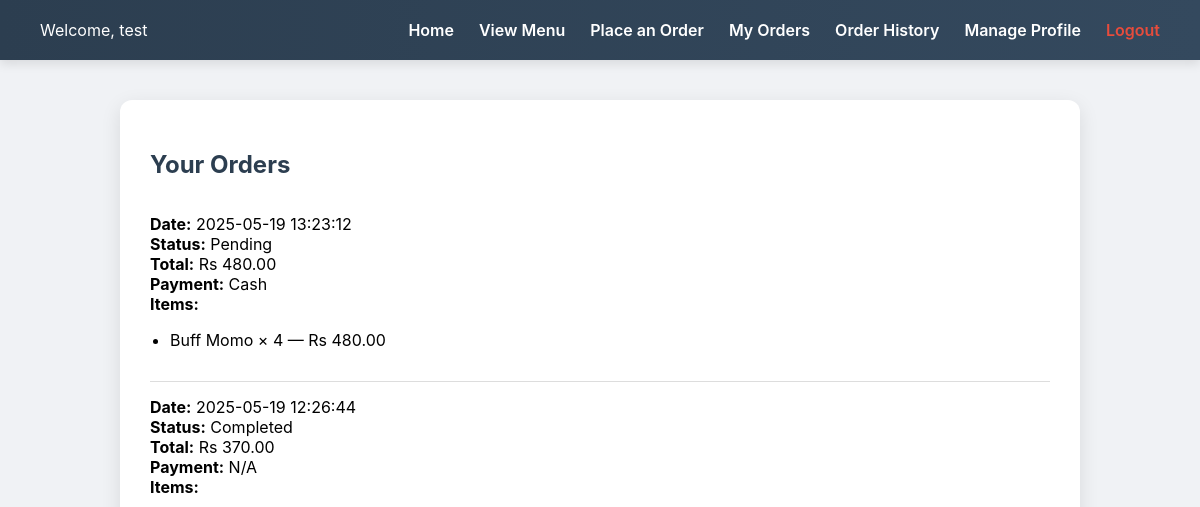
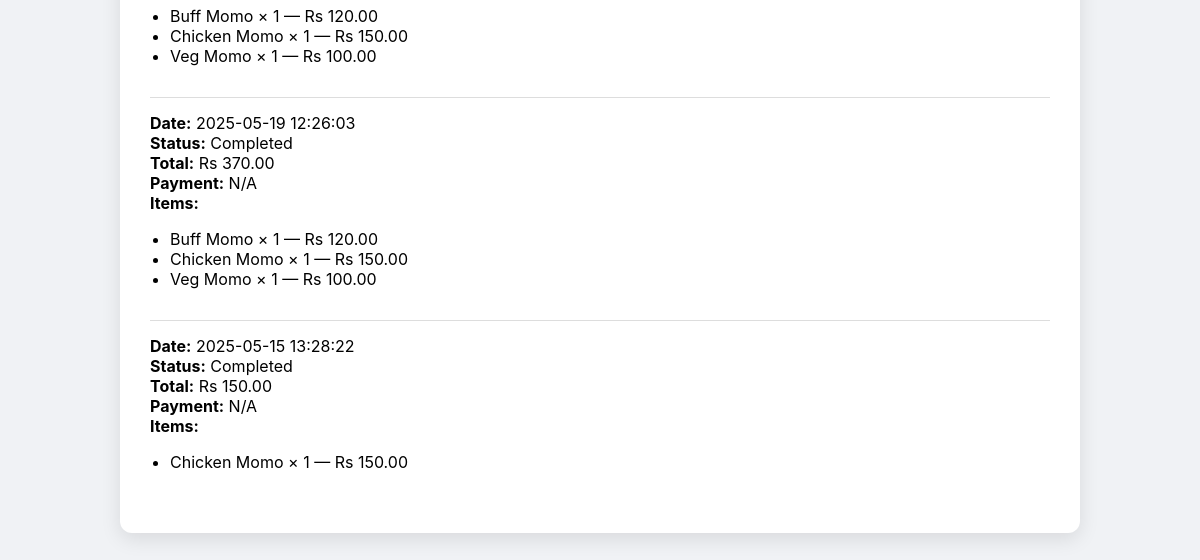
/my_orders.php (signed in), run on an earlier commit of the app's database (2 pictures, top to bottom).
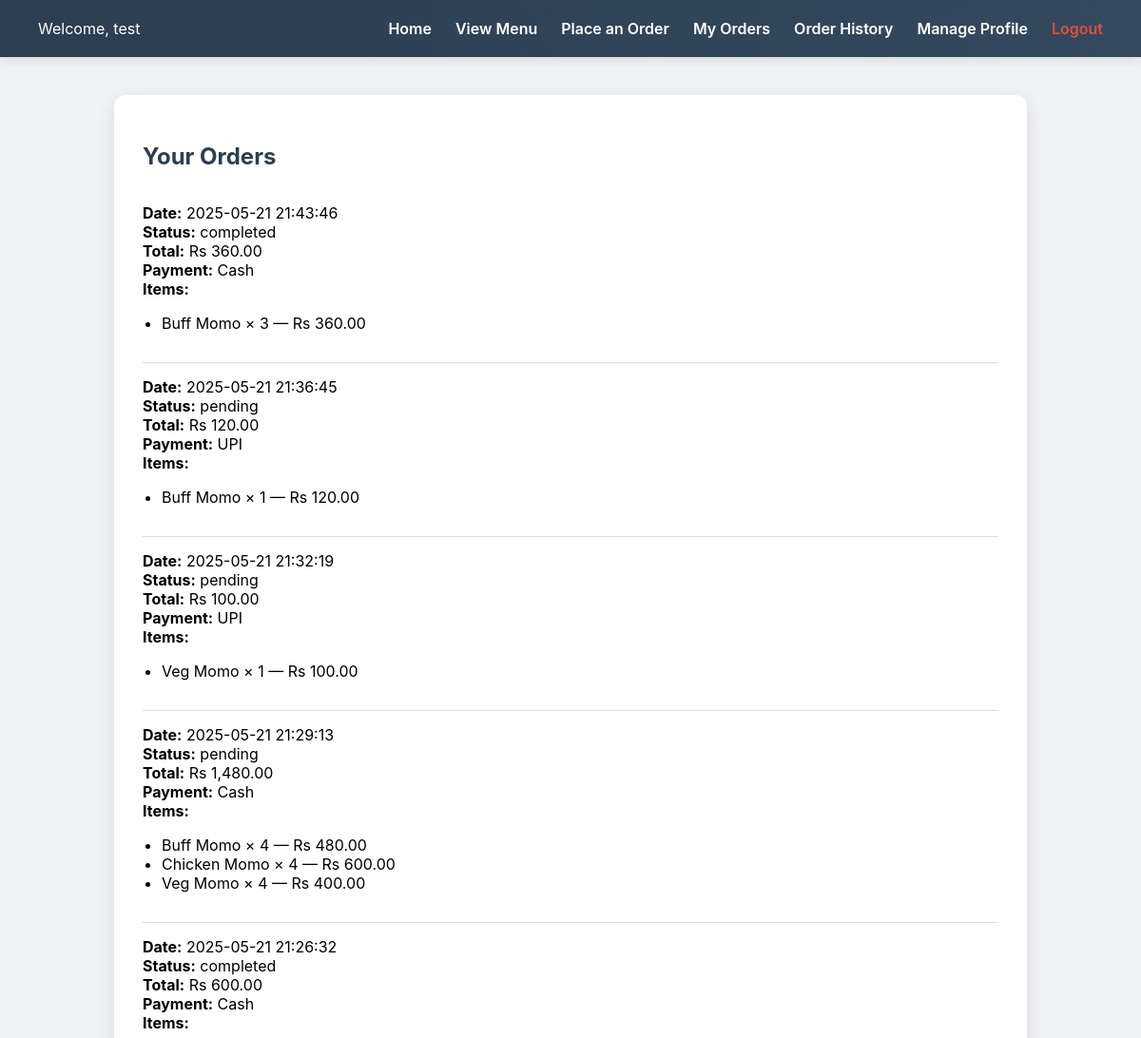
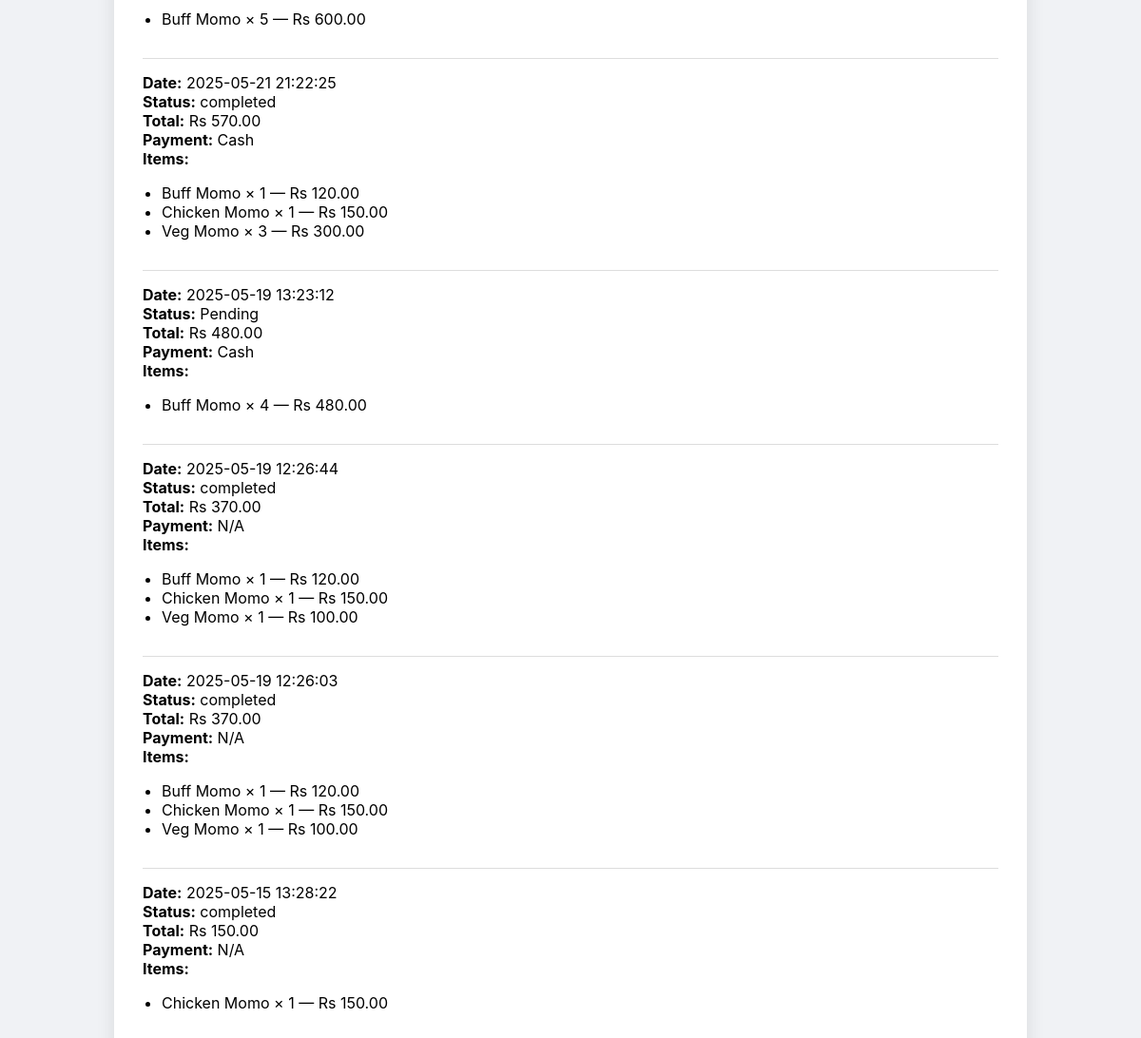
And on a later commit of the database (2 pictures, top to bottom).
### tables this page shows
CREATE TABLE `orders` (
  `id` int(11) NOT NULL,
  `user_id` int(11) DEFAULT NULL,
  `order_date` datetime DEFAULT current_timestamp(),
  `order_details` text DEFAULT NULL,
  `total` decimal(10,2) NOT NULL,
  `status` varchar(50) DEFAULT NULL,
  `assigned_staff_id` int(11) DEFAULT NULL,
  `payment_method` varchar(50) DEFAULT NULL
);

### my_orders.php (the view, shortened to what this page needs)
<?php
include 'db_connect.php';
$userId = $_SESSION['user_id'];
try {
    $stmt = $conn->prepare("SELECT * FROM orders WHERE user_id = :uid ORDER BY order_date DESC");
    $stmt->execute([':uid' => $userId]);
    $orders = $stmt->fetchAll(PDO::FETCH_ASSOC);
} catch (PDOException $e) {
    die("Database error: " . $e->getMessage());
}
?>
<!DOCTYPE html>
<html lang="en">
<head>
</head>
<body>
<div class="navbar">
    <div>Welcome, <?= htmlspecialchars($_SESSION['username']) ?></div>
    <div>
        <ul>
            <li><a href="user_dashboard.php">Home</a></li>
            <li><a href="menu.php">View Menu</a></li>
            <li><a href="order_menu.php">Place an Order</a></li>
            <li><a href="my_orders.php">My Orders</a></li>
            <li><a href="order_history.php">Order History</a></li>
            <li><a href="profile.php">Manage Profile</a></li>
            <li><a class="logout" href="logout.php">Logout</a></li>
        </ul>
    </div>
</div>
<div class="container">
    <h2>Your Orders</h2>
    <?php if (count($orders) === 0): ?>
        <p>No orders found.</p>
    <?php else: ?>
        <?php foreach ($orders as $order): ?>
            <div class="order">
                <div><strong>Date:</strong> <?= htmlspecialchars($order['order_date']) ?></div>
                <div><strong>Status:</strong> <span class="order-status"><?= htmlspecialchars($order['status']) ?></span></div>
                <div><strong>Total:</strong> Rs <?= number_format($order['total'], 2) ?></div>
                <div><strong>Payment:</strong> <?= htmlspecialchars($order['payment_method'] ?? 'N/A') ?></div>
                <div><strong>Items:</strong></div>
                <ul class="items">
                    <?php
                    $items = json_decode($order['order_details'], true);
                    if (is_array($items)) {
                        foreach ($items as $item) {
                            echo "<li>" . htmlspecialchars($item['name']) . " × " . intval($item['quantity']) . " — Rs " . number_format($item['subtotal'], 2) . "</li>";
                        }
                    } else {
                        echo "<li>No items found</li>";
                    }
                    ?>
                </ul>
            </div>
        <?php endforeach; ?>
    <?php endif; ?>
</div>
</body>
</html>

What changed in the data, as far as the page shows it:
added orders: order_date "2025-05-21 21:43:46", status "completed", total "360.00", payment_method "Cash", name "Buff Momo", quantity "3", subtotal "360.00", shown under "Your Orders"
added orders: order_date "2025-05-21 21:36:45", status "pending", total "120.00", payment_method "UPI", name "Buff Momo", quantity "1", subtotal "120.00", shown under "Your Orders"
added orders: order_date "2025-05-21 21:32:19", status "pending", total "100.00", payment_method "UPI", name "Veg Momo", quantity "1", subtotal "100.00", shown under "Your Orders"
added orders: order_date "2025-05-21 21:29:13", status "pending", total "1,480.00", payment_method "Cash", name "Buff Momo", quantity "4", subtotal "480.00", name "Chicken Momo", subtotal "600.00", name "Veg Momo", subtotal "400.00", shown under "Your Orders"
added orders: order_date "2025-05-21 21:26:32", status "completed", total "600.00", payment_method "Cash", name "Buff Momo", quantity "5", subtotal "600.00", shown under "Your Orders"
added orders: order_date "2025-05-21 21:22:25", status "completed", total "570.00", payment_method "Cash", name "Buff Momo", quantity "1", subtotal "120.00", name "Veg Momo", quantity "3", subtotal "300.00", orders (name "Chicken Momo", id "1", subtotal "150.00"), shown under "Your Orders"
changed orders id 1: status "Completed" → "completed"
changed orders (number 9 of 10 on the later page): status "Completed" → "completed"
changed orders (number 10 of 10 on the later page): status "Completed" → "completed"
